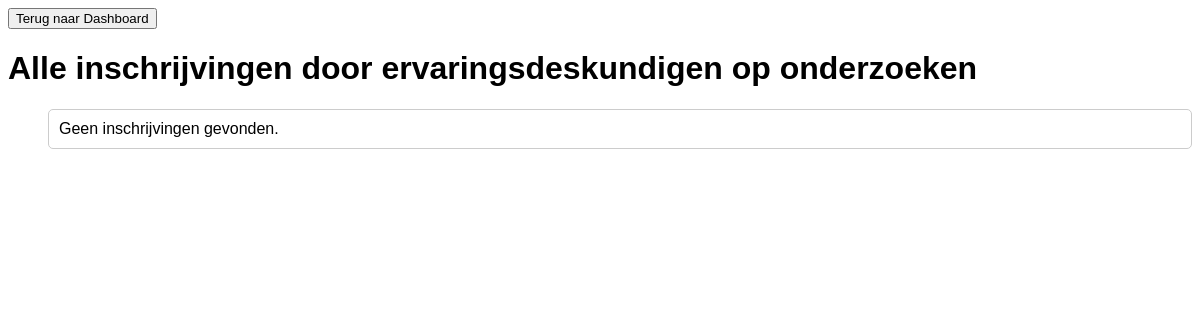
The page /beheerders/toon_inschrijvingen/ on the database as committed earlier.
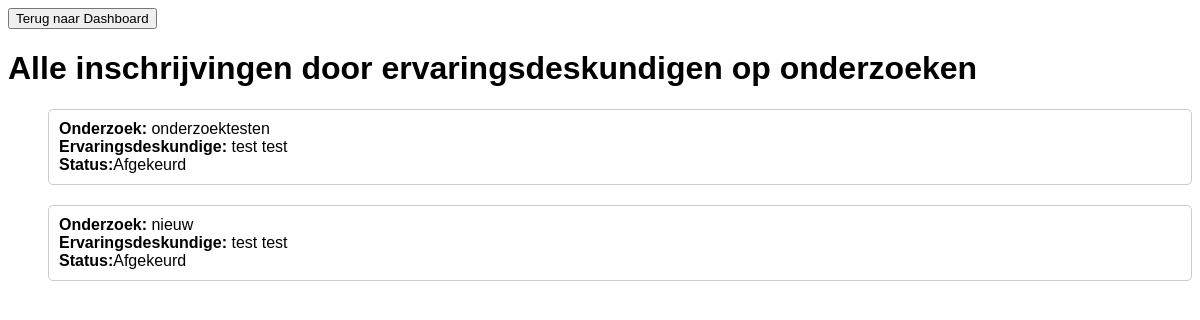
The same page on the database as committed later.
### core/models.py (models this page shows, shortened)
class OnderzoekErvaringsdeskundige(models.Model):
    onderzoek = models.ForeignKey(Onderzoek, on_delete=models.CASCADE)
    ervaringsdeskundige = models.ForeignKey(Ervaringsdeskundige, on_delete=models.CASCADE)
    is_goedgekeurd = models.BooleanField(default=False)
    class Meta:
        db_table = 'onderzoek_ervaringsdeskundige'
        unique_together = ('onderzoek', 'ervaringsdeskundige')

class Onderzoek(models.Model):
    onderzoek_id = models.AutoField(primary_key=True)
    titel = models.CharField(max_length=255)
    omschrijving = models.TextField(blank=True, null=True)
    status = models.CharField(max_length=50, blank=True, null=True)
    beschikbaar = models.BooleanField(default=True)
    datum_vanaf = models.DateField(blank=True, null=True)
    datum_tot = models.DateField(blank=True, null=True)
    type_onderzoek = models.CharField(max_length=50, blank=True, null=True)
    locatie = models.CharField(max_length=255, blank=True, null=True)
    met_beloning = models.BooleanField(default=False)
    beloning = models.CharField(max_length=255, blank=True, null=True)
    doelgroep_leeftijd_van = models.IntegerField(blank=True, null=True)
    doelgroep_leeftijd_tot = models.IntegerField(blank=True, null=True)
    doelgroep_beperking = models.CharField(max_length=255, blank=True, null=True)
    organisatie = models.ForeignKey(Organisaties, on_delete=models.CASCADE)
    class Meta:
        db_table = 'Onderzoek'

class Ervaringsdeskundige(models.Model):
    ervaringsdeskundige_id = models.AutoField(primary_key=True)
    bijzonderheden = models.TextField(blank=True, null=True)
    voorkeur_benadering = models.CharField(max_length=255, blank=True, null=True)
    bijzonderheden_beschikbaar = models.CharField(max_length=255, blank=True, null=True)
    gebruiker = models.ForeignKey(Gebruikers, on_delete=models.CASCADE)
    beperkingen = models.ForeignKey(Beperkingen, on_delete=models.SET_NULL, null=True, blank=True)
    toezichthouder = models.ForeignKey(Toezichthouder, on_delete=models.SET_NULL, null=True, blank=True)
    hulpmiddelen = models.ForeignKey(Hulpmiddelen, on_delete=models.SET_NULL, null=True, blank=True)
    is_goedgekeurd = models.BooleanField(default=False)
    class Meta:
        db_table = 'ervaringsdeskundige'

class Gebruikers(AbstractBaseUser, PermissionsMixin):
    gebruiker_id = models.AutoField(primary_key=True)
    voornaam = models.CharField(max_length=255)
    achternaam = models.CharField(max_length=255)
    is_beheerder = models.BooleanField(default=False)
    is_organisatie = models.BooleanField(default=False)
    postcode = models.CharField(max_length=6, blank=True, null=True)
    geslacht = models.CharField(max_length=10, blank=True, null=True)
    email = models.EmailField(unique=True)
    telefoonnummer = models.CharField(max_length=20, blank=True, null=True)
    geboortedatum = models.DateField()
    last_login = models.DateTimeField(blank=True, null=True)
    organisatie = models.ForeignKey(Organisaties, on_delete=models.SET_NULL, null=True, blank=True)
    objects = GebruikersManager()
    USERNAME_FIELD = 'email'
    REQUIRED_FIELDS = []
    class Meta:
        db_table = 'gebruikers'

### beheerders/views.py (the view)
# urls.py: path('toon_inschrijvingen/', views.toon_inschrijvingen, name='inschrijvingen'),
def toon_inschrijvingen(request):
    inschrijvingen = OnderzoekErvaringsdeskundige.objects.all()
    return render(request, 'toon_inschrijvingen.html', {'inschrijvingen': inschrijvingen})

### beheerders/templates/toon_inschrijvingen.html (shortened to what this page needs)
<!DOCTYPE html>
<html lang="nl">
<head>
    {% load static %}
</head>
<body>
<button onclick="location.href='{% url 'dashboard_beheer' %}';" class="terug-knop">Terug naar Dashboard</button>
<h1>Alle inschrijvingen door ervaringsdeskundigen op onderzoeken</h1>
<ul>
    {% for OnderzoekErvaringsdeskundige in inschrijvingen %}
    <li id="inschrijving-item-{{ OnderzoekErvaringsdeskundige.pk }}">
        <strong>Onderzoek:</strong> {{ OnderzoekErvaringsdeskundige.onderzoek.titel }}<br>
        <strong>Ervaringsdeskundige:</strong> {{ OnderzoekErvaringsdeskundige.ervaringsdeskundige.gebruiker.voornaam }} {{ OnderzoekErvaringsdeskundige.ervaringsdeskundige.gebruiker.achternaam }}<br>
        <strong>Status:</strong><span id="status-{{ OnderzoekErvaringsdeskundige.pk }}">{{ OnderzoekErvaringsdeskundige.is_goedgekeurd|yesno:"Goedgekeurd,Afgekeurd" }}</span><br>
    </li>
    {% empty %}
        <li>Geen inschrijvingen gevonden.</li>
    {% endfor %}
</ul>
</body>
</html>

Rows that differ between the two databases and show on the page:
added OnderzoekErvaringsdeskundige: onderzoek.titel "onderzoektesten", ervaringsdeskundige.gebruiker.voornaam "test", ervaringsdeskundige.gebruiker.achternaam "test", is_goedgekeurd "Afgekeurd"
added OnderzoekErvaringsdeskundige: onderzoek.titel "nieuw", ervaringsdeskundige.gebruiker.voornaam "test", ervaringsdeskundige.gebruiker.achternaam "test", is_goedgekeurd "Afgekeurd"
Other text that changed with them:
text no longer shown: "Geen inschrijvingen gevonden."
